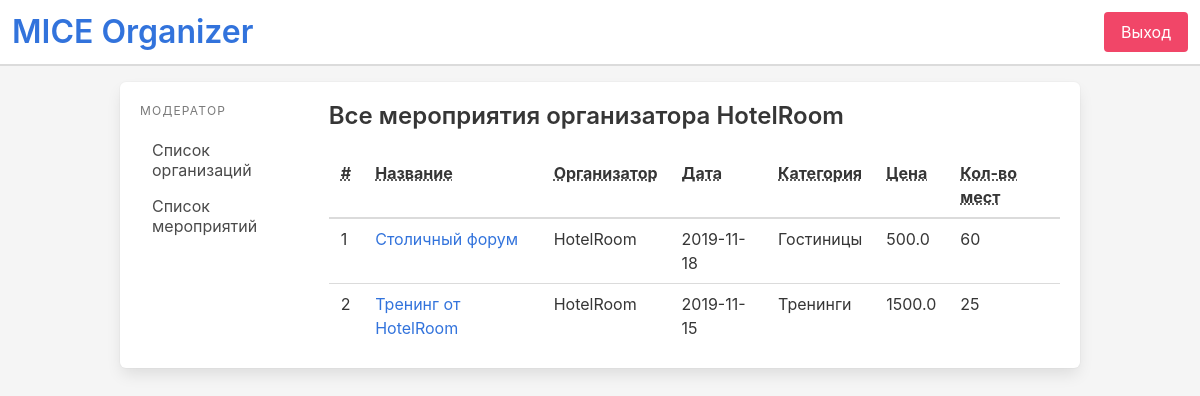
/admin/orgs/2/events, run on the app's committed database.
### app/models.py (models this page shows)
class AppUser(UserMixin, db.Model):
    id = db.Column(db.Integer, primary_key=True)
    name = db.Column(db.String, unique=True, nullable=False)
    subject = db.Column(db.String)
    city = db.Column(db.String)
    password = db.Column(db.String, nullable=False)
    is_admin = db.Column(db.Boolean, default=False)
    events = db.relationship('Event', backref='user', lazy=True)

class Event(db.Model):
    id = db.Column(db.Integer, primary_key=True)
    name = db.Column(db.String)
    date = db.Column(db.Date)
    desc = db.Column(db.String)
    category = db.Column(db.String)
    address = db.Column(db.String)
    price = db.Column(db.Float)
    lat = db.Column(db.Float)
    lng = db.Column(db.Float)
    count_places = db.Column(db.Integer)
    count_quests_was = db.Column(db.Integer)
    organizer_id = db.Column(db.Integer, db.ForeignKey('app_user.id'))

### app/routes.py (the view)
@app.route('/admin/orgs/<int:org_id>/events', methods=['GET'])
def admin_events_org(org_id):
    org = AppUser.query.get(org_id)
    events = org.events
    return render_template('admin/org_events.html', org=org, events=events)

### app/templates/admin/org_events.html
{% extends 'admin/base.html' %}
{% block content %}
<div class="container">
    <div class="title is-4">Все мероприятия организатора {{ org.name }}</div>
    <table class="table" style="width: 100%">
        <thead>
            <tr>
                <th><abbr title="#">#</abbr></th>
                <th><abbr title="Название">Название</abbr></th>
                <th><abbr title="Организатор">Организатор</abbr></th>
                <th><abbr title="Дата">Дата</abbr></th>
                <th><abbr title="Категория">Категория</abbr></th>
                <th><abbr title="Цена">Цена</abbr></th>
                <th><abbr title="Кол-во мест">Кол-во мест</abbr></th>
            </tr>
        </thead>
        <tbody>
            {% for event in events %}
            <tr>
                <td>{{ event.id }}</td>
                <td><a href="{{ url_for('admin_event_details', id=event.id) }}">{{ event.name }}</a></td>
                <td>{{ event.user.name }}</td>
                <td>{{ event.date }}</td>
                <td>{{ event.category }}</td>
                <td>{{ event.price }}</td>
                <td>{{ event.count_places }}</td>
            </tr>
            {% endfor %}
        </tbody>
    </table>
</div>
{% endblock %}

### data on the page
AppUser: name "HotelRoom"
Event: id "1", name "Столичный форум", user.name "HotelRoom", date "2019-11-18", category "Гостиницы", price "500.0", count_places "60"
Event: id "2", name "Тренинг от HotelRoom", user.name "HotelRoom", date "2019-11-15", category "Тренинги", price "1500.0", count_places "25"
